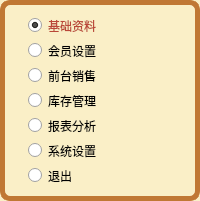
      <widget class="QFrame" name="frame">
       <property name="minimumSize">
        <size>
         <width>0</width>
         <height>0</height>
        </size>
       </property>
       <property name="maximumSize">
        <size>
         <width>16777215</width>
         <height>16777215</height>
        </size>
       </property>
       <property name="styleSheet">
        <string notr="true">
QFrame{
border:5px solid #c07834;
border-radius:10px;
background:#faefc7;
}

QRadioButton
{
border:0px;
border-radius:0px;
border-image: url(:/image/widgets_pic/backview_2_select.png);
padding-left: 12px;

}
QRadioButton:checked{
color:#ba4738;
}</string>
       </property>
       <property name="frameShape">
        <enum>QFrame::StyledPanel</enum>
       </property>
       <property name="frameShadow">
        <enum>QFrame::Raised</enum>
       </property>
       <layout class="QVBoxLayout" name="verticalLayout_2">
        <item>
         <widget class="back_view_2_radio" name="radioButton">
          <property name="sizePolicy">
           <sizepolicy hsizetype="Minimum" vsizetype="Expanding">
            <horstretch>0</horstretch>
            <verstretch>0</verstretch>
           </sizepolicy>
          </property>
          <property name="focusPolicy">
           <enum>Qt::NoFocus</enum>
          </property>
          <property name="styleSheet">
           <string notr="true">
 QRadioButton::indicator:checked {
     image: url(:/image/widgets_pic/u30.png);
 }
 QRadioButton::indicator:!checked {
     image: url(:/image/widgets_pic/u33.png);
 }</string>
          </property>
          <property name="text">
           <string>基础资料</string>
          </property>
          <property name="checked">
           <bool>true</bool>
          </property>
          <property name="outer_stylesheet" stdset="0">
           <string>backview_select_left</string>
          </property>
         </widget>
        </item>
        <item>
         <widget class="back_view_2_radio" name="radioButton_3">
          <property name="sizePolicy">
           <sizepolicy hsizetype="Minimum" vsizetype="Expanding">
            <horstretch>0</horstretch>
            <verstretch>0</verstretch>
           </sizepolicy>
          </property>
          <property name="focusPolicy">
           <enum>Qt::NoFocus</enum>
          </property>
          <property name="styleSheet">
           <string notr="true">
 QRadioButton::indicator:checked {
     image: url(:/image/widgets_pic/u20.png);
 }
 QRadioButton::indicator:!checked {
     image: url(:/image/widgets_pic/u22.png);
 }</string>
          </property>
          <property name="text">
           <string>会员设置</string>
          </property>
          <property name="outer_stylesheet" stdset="0">
           <string>backview_select_left</string>
          </property>
         </widget>
        </item>
        <item>
         <widget class="back_view_2_radio" name="radioButton_5">
          <property name="sizePolicy">
           <sizepolicy hsizetype="Minimum" vsizetype="Expanding">
            <horstretch>0</horstretch>
            <verstretch>0</verstretch>
           </sizepolicy>
          </property>
          <property name="focusPolicy">
           <enum>Qt::NoFocus</enum>
          </property>
          <property name="styleSheet">
           <string notr="true">
 QRadioButton::indicator:checked {
     image: url(:/image/widgets_pic/u50.png);
 }
 QRadioButton::indicator:!checked {
     image: url(:/image/widgets_pic/u55.png);
 }</string>
          </property>
          <property name="text">
           <string>前台销售</string>
          </property>
          <property name="outer_stylesheet" stdset="0">
           <string>backview_select_left</string>
          </property>
         </widget>
        </item>
        <item>
         <widget class="back_view_2_radio" name="radioButton_4">
          <property name="sizePolicy">
           <sizepolicy hsizetype="Minimum" vsizetype="Expanding">
            <horstretch>0</horstretch>
            <verstretch>0</verstretch>
           </sizepolicy>
          </property>
          <property name="focusPolicy">
           <enum>Qt::NoFocus</enum>
          </property>
          <property name="styleSheet">
           <string notr="true">
 QRadioButton::indicator:checked {
     image: url(:/image/widgets_pic/u40.png);
 }
 QRadioButton::indicator:!checked {
     image: url(:/image/widgets_pic/u44.png);
 }</string>
          </property>
          <property name="text">
           <string>库存管理</string>
          </property>
          <property name="outer_stylesheet" stdset="0">
           <string>backview_select_left</string>
          </property>
         </widget>
        </item>
        <item>
         <widget class="back_view_2_radio" name="radioButton_8">
          <property name="sizePolicy">
           <sizepolicy hsizetype="Minimum" vsizetype="Expanding">
            <horstretch>0</horstretch>
            <verstretch>0</verstretch>
           </sizepolicy>
          </property>
          <property name="focusPolicy">
           <enum>Qt::NoFocus</enum>
          </property>
          <property name="styleSheet">
           <string notr="true">QRadioButton::indicator:checked {
     image: url(:/image/widgets_pic/u10.png);
 }
 QRadioButton::indicator:!checked {
     image: url(:/image/widgets_pic/u11.png);
 }</string>
          </property>
          <property name="text">
           <string>报表分析</string>
          </property>
          <property name="outer_stylesheet" stdset="0">
           <string>backview_select_left</string>
          </property>
         </widget>
        </item>
        <item>
         <widget class="back_view_2_radio" name="radioButton_7">
          <property name="sizePolicy">
           <sizepolicy hsizetype="Minimum" vsizetype="Expanding">
            <horstretch>0</horstretch>
            <verstretch>0</verstretch>
           </sizepolicy>
          </property>
          <property name="focusPolicy">
           <enum>Qt::NoFocus</enum>
          </property>
          <property name="styleSheet">
           <string notr="true">
 QRadioButton::indicator:checked {
     image: url(:/image/widgets_pic/u60.png);
 }
 QRadioButton::indicator:!checked {
     image: url(:/image/widgets_pic/u66.png);
 }</string>
          </property>
          <property name="text">
           <string>系统设置</string>
          </property>
          <property name="outer_stylesheet" stdset="0">
           <string>backview_select_left</string>
          </property>
         </widget>
        </item>
        <item>
         <widget class="back_view_2_radio" name="radioButton_6">
          <property name="sizePolicy">
           <sizepolicy hsizetype="Minimum" vsizetype="Expanding">
            <horstretch>0</horstretch>
            <verstretch>0</verstretch>
           </sizepolicy>
          </property>
          <property name="focusPolicy">
           <enum>Qt::NoFocus</enum>
          </property>
          <property name="styleSheet">
           <string notr="true">
 QRadioButton::indicator:checked {
     image: url(:/image/widgets_pic/u70.png);
 }
 QRadioButton::indicator:!checked {
     image: url(:/image/widgets_pic/u77.png);
 }</string>
          </property>
          <property name="text">
           <string>退出</string>
          </property>
          <property name="outer_stylesheet" stdset="0">
           <string>backview_select_left</string>
          </property>
         </widget>
        </item>
       </layout>
      </widget>
